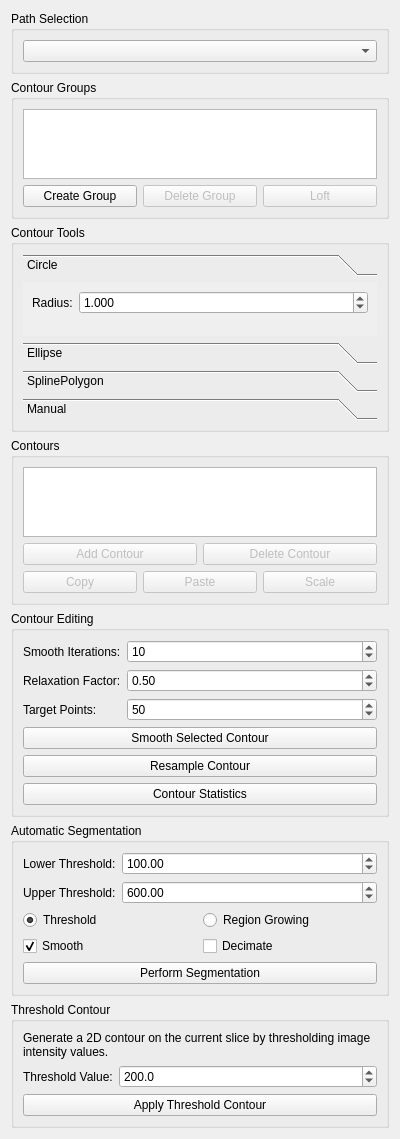
<?xml version="1.0" encoding="UTF-8"?>
<ui version="4.0">
 <class>xq_LumenContouringView</class>
 <widget class="QWidget" name="xq_LumenContouringView">
  <property name="geometry">
   <rect><x>0</x><y>0</y><width>400</width><height>800</height></rect>
  </property>
  <layout class="QVBoxLayout" name="mainLayout">
   <!-- Path Selection -->
   <item>
    <widget class="QGroupBox" name="grpPathSelection">
     <property name="title"><string>Path Selection</string></property>
     <layout class="QVBoxLayout" name="pathLayout">
      <item>
       <widget class="QComboBox" name="pathComboBox"/>
      </item>
     </layout>
    </widget>
   </item>

   <!-- Contour Groups -->
   <item>
    <widget class="QGroupBox" name="grpContourGroups">
     <property name="title"><string>Contour Groups</string></property>
     <layout class="QVBoxLayout" name="groupLayout">
      <item>
       <widget class="QListWidget" name="contourGroupListWidget">
        <property name="minimumHeight"><number>100</number></property>
        <property name="selectionMode">
         <enum>QAbstractItemView::SingleSelection</enum>
        </property>
       </widget>
      </item>
      <item>
       <layout class="QHBoxLayout" name="groupButtonLayout">
        <item>
         <widget class="QPushButton" name="btnCreateGroup">
          <property name="text"><string>Create Group</string></property>
         </widget>
        </item>
        <item>
         <widget class="QPushButton" name="btnDeleteGroup">
          <property name="text"><string>Delete Group</string></property>
          <property name="enabled"><bool>false</bool></property>
         </widget>
        </item>
        <item>
         <widget class="QPushButton" name="btnLoft">
          <property name="text"><string>Loft</string></property>
          <property name="enabled"><bool>false</bool></property>
         </widget>
        </item>
       </layout>
      </item>
     </layout>
    </widget>
   </item>

   <!-- Contour Tools -->
   <item>
    <widget class="QGroupBox" name="grpContourTools">
     <property name="title"><string>Contour Tools</string></property>
     <layout class="QVBoxLayout" name="toolsLayout">
      <item>
       <widget class="QToolBox" name="contourToolBox">
        <!-- Circle page -->
        <widget class="QWidget" name="pageCircle">
         <property name="geometry">
          <rect><x>0</x><y>0</y><width>380</width><height>100</height></rect>
         </property>
         <attribute name="label"><string>Circle</string></attribute>
         <layout class="QFormLayout" name="circleLayout">
          <item row="0" column="0">
           <widget class="QLabel" name="lblCircleRadius">
            <property name="text"><string>Radius:</string></property>
           </widget>
          </item>
          <item row="0" column="1">
           <widget class="QDoubleSpinBox" name="spinCircleRadius">
            <property name="minimum"><double>0.01</double></property>
            <property name="maximum"><double>100.0</double></property>
            <property name="value"><double>1.0</double></property>
            <property name="singleStep"><double>0.1</double></property>
            <property name="decimals"><number>3</number></property>
           </widget>
          </item>
         </layout>
        </widget>
        <!-- Ellipse page -->
        <widget class="QWidget" name="pageEllipse">
         <property name="geometry">
          <rect><x>0</x><y>0</y><width>380</width><height>100</height></rect>
         </property>
         <attribute name="label"><string>Ellipse</string></attribute>
         <layout class="QFormLayout" name="ellipseLayout">
          <item row="0" column="0">
           <widget class="QLabel" name="lblEllipseMajor">
            <property name="text"><string>Major Radius:</string></property>
           </widget>
          </item>
          <item row="0" column="1">
           <widget class="QDoubleSpinBox" name="spinEllipseMajor">
            <property name="minimum"><double>0.01</double></property>
            <property name="maximum"><double>100.0</double></property>
            <property name="value"><double>2.0</double></property>
            <property name="singleStep"><double>0.1</double></property>
            <property name="decimals"><number>3</number></property>
           </widget>
          </item>
          <item row="1" column="0">
           <widget class="QLabel" name="lblEllipseMinor">
            <property name="text"><string>Minor Radius:</string></property>
           </widget>
          </item>
          <item row="1" column="1">
           <widget class="QDoubleSpinBox" name="spinEllipseMinor">
            <property name="minimum"><double>0.01</double></property>
            <property name="maximum"><double>100.0</double></property>
            <property name="value"><double>1.0</double></property>
            <property name="singleStep"><double>0.1</double></property>
            <property name="decimals"><number>3</number></property>
           </widget>
          </item>
         </layout>
        </widget>
        <!-- SplinePolygon page -->
        <widget class="QWidget" name="pageSplinePolygon">
         <property name="geometry">
          <rect><x>0</x><y>0</y><width>380</width><height>100</height></rect>
         </property>
         <attribute name="label"><string>SplinePolygon</string></attribute>
         <layout class="QFormLayout" name="splineLayout">
          <item row="0" column="0">
           <widget class="QLabel" name="lblSplinePoints">
            <property name="text"><string>Control Points:</string></property>
           </widget>
          </item>
          <item row="0" column="1">
           <widget class="QSpinBox" name="spinSplinePoints">
            <property name="minimum"><number>3</number></property>
            <property name="maximum"><number>100</number></property>
            <property name="value"><number>8</number></property>
           </widget>
          </item>
          <item row="1" column="0">
           <widget class="QLabel" name="lblSplineSubdiv">
            <property name="text"><string>Subdivisions:</string></property>
           </widget>
          </item>
          <item row="1" column="1">
           <widget class="QSpinBox" name="spinSplineSubdiv">
            <property name="minimum"><number>1</number></property>
            <property name="maximum"><number>10</number></property>
            <property name="value"><number>3</number></property>
           </widget>
          </item>
         </layout>
        </widget>
        <!-- Manual page -->
        <widget class="QWidget" name="pageManual">
         <property name="geometry">
          <rect><x>0</x><y>0</y><width>380</width><height>60</height></rect>
         </property>
         <attribute name="label"><string>Manual</string></attribute>
         <layout class="QVBoxLayout" name="manualLayout">
          <item>
           <widget class="QLabel" name="lblManualInfo">
            <property name="text"><string>Click on the image to draw contour points manually.</string></property>
            <property name="wordWrap"><bool>true</bool></property>
           </widget>
          </item>
         </layout>
        </widget>
       </widget>
      </item>
     </layout>
    </widget>
   </item>

   <!-- Contours -->
   <item>
    <widget class="QGroupBox" name="grpContours">
     <property name="title"><string>Contours</string></property>
     <layout class="QVBoxLayout" name="contourLayout">
      <item>
       <widget class="QListWidget" name="contourListWidget">
        <property name="minimumHeight"><number>80</number></property>
        <property name="selectionMode">
         <enum>QAbstractItemView::SingleSelection</enum>
        </property>
       </widget>
      </item>
      <item>
       <layout class="QHBoxLayout" name="contourButtonLayout">
        <item>
         <widget class="QPushButton" name="btnAddContour">
          <property name="text"><string>Add Contour</string></property>
          <property name="enabled"><bool>false</bool></property>
         </widget>
        </item>
        <item>
         <widget class="QPushButton" name="btnDeleteContour">
          <property name="text"><string>Delete Contour</string></property>
          <property name="enabled"><bool>false</bool></property>
         </widget>
        </item>
       </layout>
      </item>
      <item>
       <layout class="QHBoxLayout" name="contourToolLayout">
        <item>
         <widget class="QPushButton" name="btnCopyContour">
          <property name="text"><string>Copy</string></property>
          <property name="toolTip"><string>Copy the selected contour</string></property>
          <property name="enabled"><bool>false</bool></property>
         </widget>
        </item>
        <item>
         <widget class="QPushButton" name="btnPasteContour">
          <property name="text"><string>Paste</string></property>
          <property name="toolTip"><string>Paste the copied contour at a new position</string></property>
          <property name="enabled"><bool>false</bool></property>
         </widget>
        </item>
        <item>
         <widget class="QPushButton" name="btnScaleContour">
          <property name="text"><string>Scale</string></property>
          <property name="toolTip"><string>Scale the selected contour by a factor</string></property>
          <property name="enabled"><bool>false</bool></property>
         </widget>
        </item>
       </layout>
      </item>
     </layout>
    </widget>
   </item>

   <!-- Contour Editing -->
   <item>
    <widget class="QGroupBox" name="grpContourEditing">
     <property name="title"><string>Contour Editing</string></property>
     <layout class="QVBoxLayout" name="editingLayout">
      <item>
       <layout class="QFormLayout" name="smoothFormLayout">
        <item row="0" column="0">
         <widget class="QLabel" name="lblSmoothIterations">
          <property name="text"><string>Smooth Iterations:</string></property>
         </widget>
        </item>
        <item row="0" column="1">
         <widget class="QSpinBox" name="spinSmoothIterations">
          <property name="minimum"><number>1</number></property>
          <property name="maximum"><number>100</number></property>
          <property name="value"><number>10</number></property>
         </widget>
        </item>
        <item row="1" column="0">
         <widget class="QLabel" name="lblSmoothFactor">
          <property name="text"><string>Relaxation Factor:</string></property>
         </widget>
        </item>
        <item row="1" column="1">
         <widget class="QDoubleSpinBox" name="spinSmoothFactor">
          <property name="minimum"><double>0.01</double></property>
          <property name="maximum"><double>1.0</double></property>
          <property name="value"><double>0.50</double></property>
          <property name="singleStep"><double>0.01</double></property>
          <property name="decimals"><number>2</number></property>
         </widget>
        </item>
        <item row="2" column="0">
         <widget class="QLabel" name="lblResamplePoints">
          <property name="text"><string>Target Points:</string></property>
         </widget>
        </item>
        <item row="2" column="1">
         <widget class="QSpinBox" name="spinResamplePoints">
          <property name="minimum"><number>10</number></property>
          <property name="maximum"><number>500</number></property>
          <property name="value"><number>50</number></property>
         </widget>
        </item>
       </layout>
      </item>
      <item>
       <widget class="QPushButton" name="btnSmoothContour">
        <property name="text"><string>Smooth Selected Contour</string></property>
       </widget>
      </item>
      <item>
       <widget class="QPushButton" name="btnResampleContour">
        <property name="text"><string>Resample Contour</string></property>
       </widget>
      </item>
      <item>
       <widget class="QPushButton" name="btnContourStats">
        <property name="text"><string>Contour Statistics</string></property>
       </widget>
      </item>
     </layout>
    </widget>
   </item>

   <!-- Automatic Segmentation -->
   <item>
    <widget class="QGroupBox" name="grpAutoSegmentation">
     <property name="title"><string>Automatic Segmentation</string></property>
     <layout class="QVBoxLayout" name="autoSegLayout">
      <item>
       <layout class="QFormLayout" name="autoSegFormLayout">
        <item row="0" column="0">
         <widget class="QLabel" name="lblLowerThresh">
          <property name="text"><string>Lower Threshold:</string></property>
         </widget>
        </item>
        <item row="0" column="1">
         <widget class="QDoubleSpinBox" name="spinLowerThresh">
          <property name="minimum"><double>-10000.0</double></property>
          <property name="maximum"><double>10000.0</double></property>
          <property name="value"><double>100.0</double></property>
          <property name="singleStep"><double>10.0</double></property>
         </widget>
        </item>
        <item row="1" column="0">
         <widget class="QLabel" name="lblUpperThresh">
          <property name="text"><string>Upper Threshold:</string></property>
         </widget>
        </item>
        <item row="1" column="1">
         <widget class="QDoubleSpinBox" name="spinUpperThresh">
          <property name="minimum"><double>-10000.0</double></property>
          <property name="maximum"><double>10000.0</double></property>
          <property name="value"><double>600.0</double></property>
          <property name="singleStep"><double>10.0</double></property>
         </widget>
        </item>
       </layout>
      </item>
      <item>
       <layout class="QHBoxLayout" name="autoSegMethodLayout">
        <item>
         <widget class="QRadioButton" name="rbThresholdSeg">
          <property name="text"><string>Threshold</string></property>
          <property name="checked"><bool>true</bool></property>
         </widget>
        </item>
        <item>
         <widget class="QRadioButton" name="rbRegionGrow">
          <property name="text"><string>Region Growing</string></property>
         </widget>
        </item>
       </layout>
      </item>
      <item>
       <layout class="QHBoxLayout" name="autoSegPostLayout">
        <item>
         <widget class="QCheckBox" name="cbAutoSmooth">
          <property name="text"><string>Smooth</string></property>
          <property name="checked"><bool>true</bool></property>
         </widget>
        </item>
        <item>
         <widget class="QCheckBox" name="cbAutoDecimate">
          <property name="text"><string>Decimate</string></property>
         </widget>
        </item>
       </layout>
      </item>
      <item>
       <widget class="QPushButton" name="btnPerformSegmentation">
        <property name="text"><string>Perform Segmentation</string></property>
        <property name="toolTip"><string>Run automatic segmentation on the selected image</string></property>
       </widget>
      </item>
     </layout>
    </widget>
   </item>

   <!-- Threshold Contour -->
   <item>
    <widget class="QGroupBox" name="grpThresholdContour">
     <property name="title"><string>Threshold Contour</string></property>
     <layout class="QVBoxLayout" name="threshContourLayout">
      <item>
       <widget class="QLabel" name="lblThreshContourInfo">
        <property name="text"><string>Generate a 2D contour on the current slice by thresholding image intensity values.</string></property>
        <property name="wordWrap"><bool>true</bool></property>
       </widget>
      </item>
      <item>
       <layout class="QFormLayout" name="threshContourFormLayout">
        <item row="0" column="0">
         <widget class="QLabel" name="lblThreshContourValue">
          <property name="text"><string>Threshold Value:</string></property>
         </widget>
        </item>
        <item row="0" column="1">
         <widget class="QDoubleSpinBox" name="spinThreshContourValue">
          <property name="minimum"><double>-10000.0</double></property>
          <property name="maximum"><double>10000.0</double></property>
          <property name="value"><double>200.0</double></property>
          <property name="singleStep"><double>10.0</double></property>
          <property name="decimals"><number>1</number></property>
          <property name="toolTip"><string>Intensity threshold for contour generation</string></property>
         </widget>
        </item>
       </layout>
      </item>
      <item>
       <widget class="QPushButton" name="btnApplyThresholdContour">
        <property name="text"><string>Apply Threshold Contour</string></property>
        <property name="toolTip"><string>Generate a contour on the current slice using the threshold value</string></property>
       </widget>
      </item>
     </layout>
    </widget>
   </item>
  </layout>
 </widget>
 <resources/>
 <connections/>
</ui>
